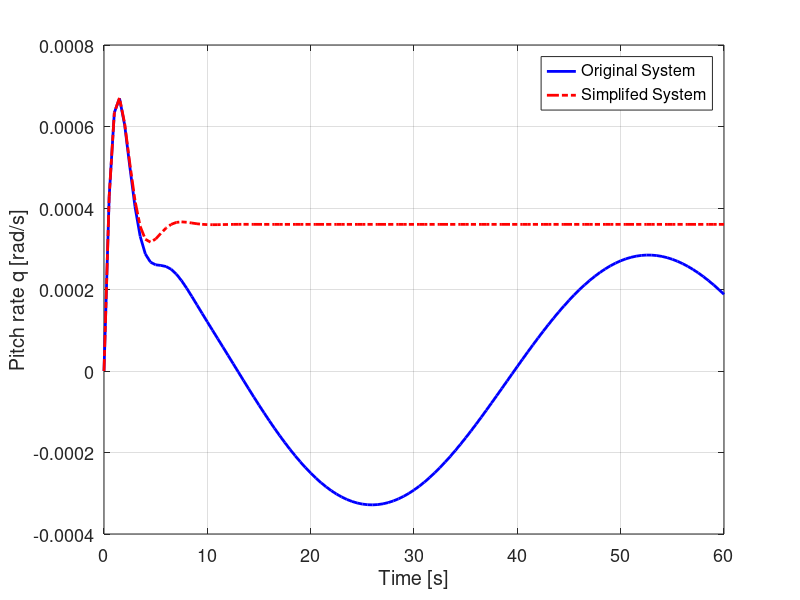
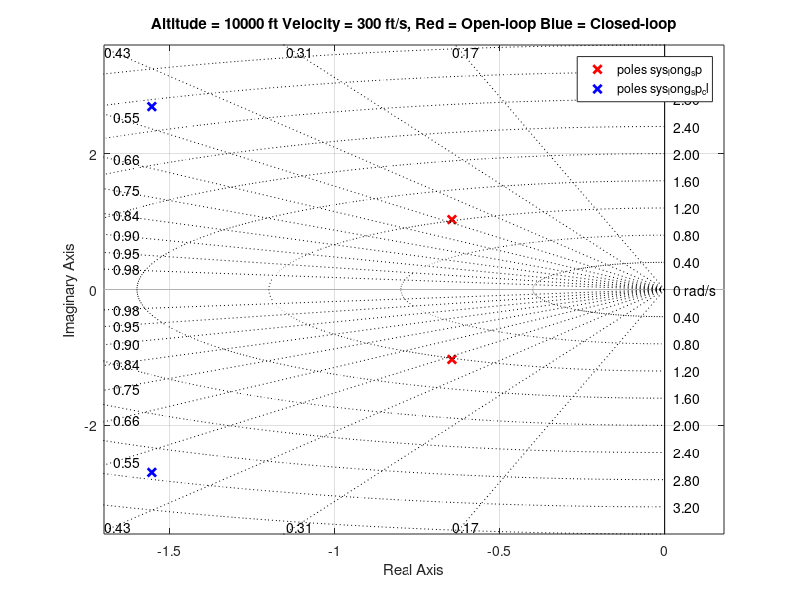
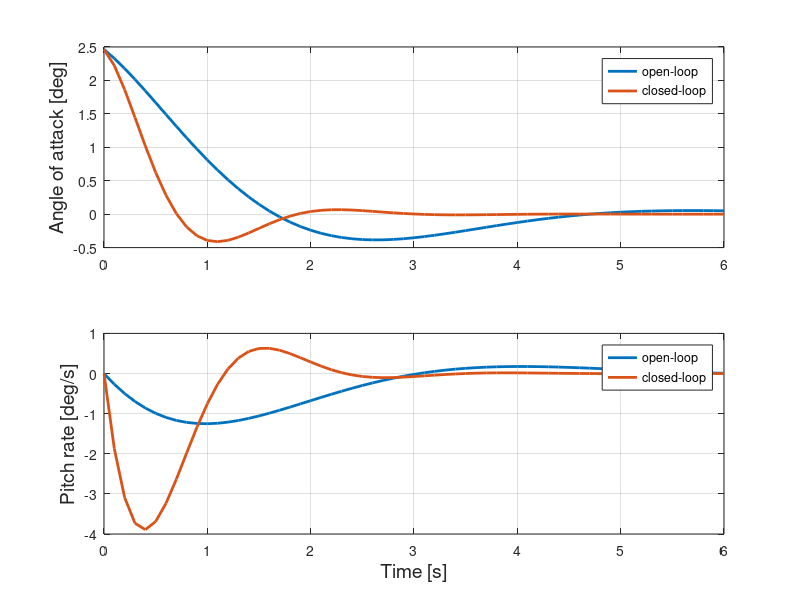

Reproduce these figures in MATLAB, in order.
%% State-space model
A=[-0.0243261995104248,-8.58890563787065,-32.1699999992382,-2.50121964477236;-0.000544714905096391,-0.510791146488329,3.34868149905484e-13,0.927063537778952;0,0,0,1.00000000000000;1.26163057090700e-18,-1.16268944316632,0,-0.779147979197433];
B=[0.00393687238578542;-0.00108619425626488;0;-0.0620467050765111];
C=eye(4);
D=zeros(4,1);
sys_long = ss(A,B,C,D);

%Flight condition
V=340; %ft/s
V_meters=V/3.28;
g=9.81;

% [Q1]
%% Simplified Short Period Model
% Create the simplied short period model
A_SP=[A(2,2),A(2,4);A(4,2),A(4,4)]
B_SP=[B(2,1);B(4,1)]
C_SP=eye(2)
D_SP=zeros(2,1)
sys_long_sp = ss(A_SP,B_SP,C_SP,D_SP);


% [Q2]
% Compare response with original
T_sp=0:0.5:60;
u_sp = -1*pi/180*ones(1,length(T_sp)); %1 deg step on elevator
output_long=lsim(sys_long,u_sp,T_sp);
output_long_sp=lsim(sys_long_sp,u_sp,T_sp);

figure 
plot(T_sp, (output_long(:,4)), 'Linewidth', 2, 'color', 'b')
hold on
plot( T_sp, output_long_sp(:,2), 'Linewidth', 2, 'LineStyle', '-.', 'color', 'r')
ylabel('Pitch rate q [rad/s]', 'fontsize', 14)
xlabel('Time [s]', 'fontsize', 14)
set(gca,'FontSize',13)
legend('Original System', 'Simplifed System')
grid on

% [Q3]
% Compare the natural frequency, damping ratio and period of the short
% period mode
[Vs_sp,DDs_sp]=eig(A_SP);
lambda_sp=-0.644969562842881 + 1.029506260837977i
re = real(lambda_sp);
im = imag(lambda_sp);
omega_n_sp=sqrt(re^2+im^2)
zeta_sp=-re/omega_n_sp
P_sp=2*pi/im


%%
%State-space model
A=[-0.0243261995104248,-8.58890563787065,-32.1699999992382,-2.50121964477236;-0.000544714905096391,-0.510791146488329,3.34868149905484e-13,0.927063537778952;0,0,0,1.00000000000000;1.26163057090700e-18,-1.16268944316632,0,-0.779147979197433];
B=[0.00393687238578542;-0.00108619425626488;0;-0.0620467050765111];
C=eye(4);
D=zeros(4,1);
sys_long = ss(A,B,C,D);

%Flight condition
V=340; %ft/s
V_meters=V/3.28;
g=9.81;

% Copy from previous Task (code, not numerical values!)
% Create the simplied short period model
A_SP=[A(2,2),A(2,4);A(4,2),A(4,4)]
B_SP=[B(2,1);B(4,1)]
C_SP=eye(2)
D_SP=zeros(2,1)
sys_long_sp = ss(A_SP,B_SP,C_SP,D_SP);

%% CAP & Gibson design requirements reformulated
omega_n_sp_req=0.03*V_meters;
zeta_sp_req=0.5;

% [Q1]
% Obtain required short period frequency and damping through pole placement 
Realpart=- zeta_sp_req*omega_n_sp_req

Imagpart=omega_n_sp_req*sqrt(1-(zeta_sp_req^2))

p=[complex(Realpart,Imagpart) complex(Realpart,-Imagpart)];

% [Q2]
CalculatedK=place(A_SP,B_SP,p) %Use Matlab place command

% [Q3]
% create a closed-loop system, unity feedback, the four states to their
% respective inputs of the control matrix K
sys_long_sp_cl = feedback(sys_long_sp*CalculatedK,eye(2))


% [Q4]
% check the eigenvalues of the closed-loop system. 
eig_op=eig(A_SP)
eig_cl=eig(A_SP-B_SP*CalculatedK)

figure
pzmap(sys_long_sp, 'r', sys_long_sp_cl, 'b');
title('Altitude = 10000 ft Velocity = 300 ft/s, Red = Open-loop Blue = Closed-loop');
sgrid;

% [Q5]
% Check vertical gust stability
initialconditions_vertgust=[atan(4.572*3.2/V); 0];
t=0:0.1:6;
[y_cl,t_cl,x_cl] = initial(sys_long_sp_cl,initialconditions_vertgust,t)%Closed loop system
[y_ol,t_ol,x_ol] = initial(sys_long_sp,initialconditions_vertgust,t)%Open loop system

figure
subplot(2,1,1)
plot(t, rad2deg(y_ol(:,1)), 'LineWidth', 2);hold on
plot(t, rad2deg(y_cl(:,1)), 'LineWidth', 2)
grid on
ylabel('Angle of attack [deg]', 'fontsize', 14)
legend('open-loop', 'closed-loop')
subplot(2,1,2)
plot(t, rad2deg(y_ol(:,2)), 'LineWidth', 2);hold on
plot(t, rad2deg(y_cl(:,2)), 'LineWidth', 2)
grid on
xlabel('Time [s]', 'fontsize', 14)
ylabel('Pitch rate [deg/s]', 'fontsize', 14)
legend('open-loop', 'closed-loop')



